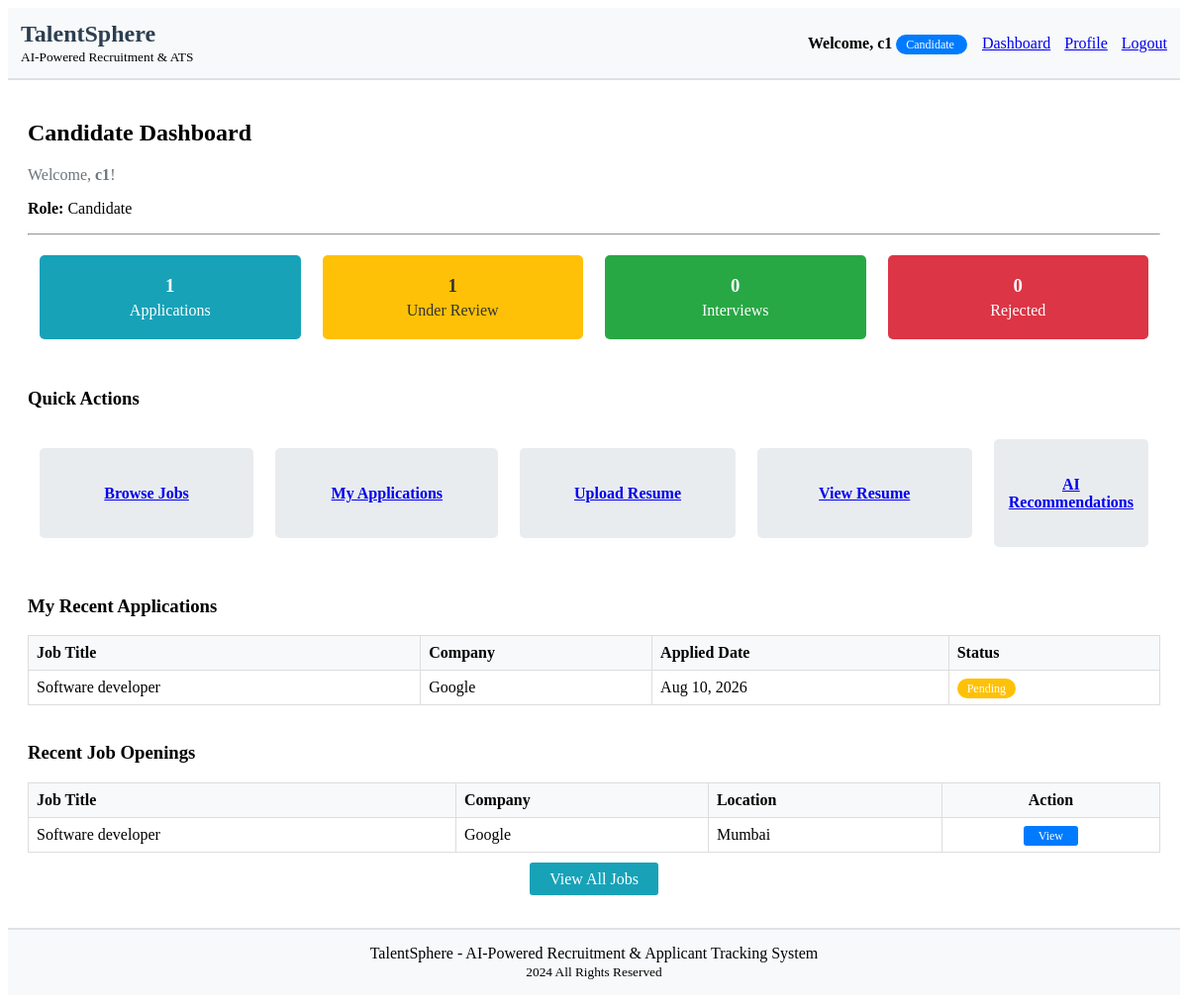
The app's page /accounts/dashboard/ (signed in), older data.
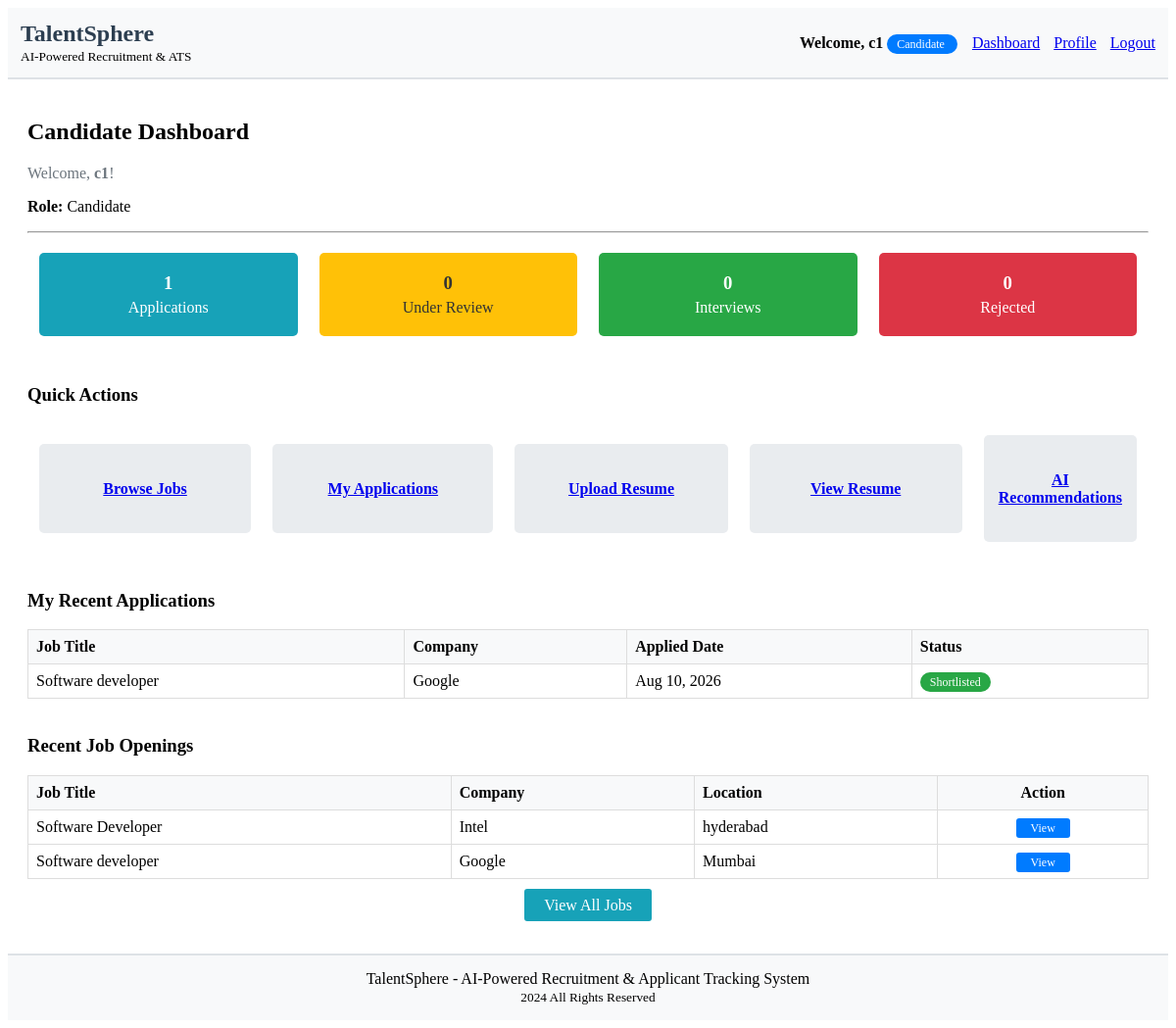
The same page, newer data.
### accounts/models.py (models this page shows, shortened)
class JobApplication(models.Model):
    APPLICATION_STATUS = (
        ('pending', 'Pending'),
        ('reviewed', 'Reviewed'),
        ('shortlisted', 'Shortlisted'),
        ('interview', 'Interview Scheduled'),
        ('accepted', 'Accepted'),
        ('rejected', 'Rejected'),
    )
    job = models.ForeignKey(Job, on_delete=models.CASCADE, related_name='applications')
    candidate = models.ForeignKey(User, on_delete=models.CASCADE, related_name='applications')
    cover_letter = models.TextField(blank=True, null=True)
    resume = models.FileField(upload_to='application_resumes/', blank=True, null=True)
    resume_text = models.TextField(blank=True, null=True)
    parsed_skills = models.TextField(blank=True, null=True, help_text="Extracted skills from resume")
    parsed_experience = models.TextField(blank=True, null=True, help_text="Extracted experience details")
    parsed_education = models.TextField(blank=True, null=True, help_text="Extracted education details")
    experience_years = models.IntegerField(null=True, blank=True, help_text="Total years of experience")
    match_score = models.IntegerField(null=True, blank=True, help_text="Overall match percentage")
    skill_match_score = models.IntegerField(null=True, blank=True, help_text="Skills match percentage")
    experience_match_score = models.IntegerField(null=True, blank=True, help_text="Experience match percentage")
    ai_recommendation = models.TextField(blank=True, null=True, help_text="AI generated recommendation")
    status = models.CharField(max_length=20, choices=APPLICATION_STATUS, default='pending')
    notes = models.TextField(blank=True, null=True)
    applied_at = models.DateTimeField(auto_now_add=True)
    updated_at = models.DateTimeField(auto_now=True)
    class Meta:
        unique_together = ['job', 'candidate']
        ordering = ['-applied_at']

class Job(models.Model):
    JOB_STATUS = (
        ('active', 'Active'),
        ('closed', 'Closed'),
        ('draft', 'Draft'),
    )
    EXPERIENCE_LEVELS = (
        ('entry', 'Entry Level'),
        ('mid', 'Mid Level'),
        ('senior', 'Senior Level'),
        ('lead', 'Lead'),
        ('executive', 'Executive'),
    )
    title = models.CharField(max_length=200)
    company = models.CharField(max_length=100)
    location = models.CharField(max_length=200)
    description = models.TextField()
    requirements = models.TextField()
    required_skills = models.TextField(blank=True, null=True, help_text="Comma separated skills")
    experience_level = models.CharField(max_length=20, choices=EXPERIENCE_LEVELS, default='mid')
    salary_min = models.DecimalField(max_digits=10, decimal_places=2, null=True, blank=True)
    salary_max = models.DecimalField(max_digits=10, decimal_places=2, null=True, blank=True)
    status = models.CharField(max_length=20, choices=JOB_STATUS, default='active')
    created_by = models.ForeignKey(User, on_delete=models.CASCADE, related_name='jobs')
    created_at = models.DateTimeField(auto_now_add=True)
    updated_at = models.DateTimeField(auto_now=True)
    class Meta:
        ordering = ['-created_at']

### accounts/views.py (the view)
# urls.py: path('dashboard/', views.dashboard, name='dashboard'),
@login_required
def dashboard(request):
    user = request.user
    role = user.profile.role
    if role == 'recruiter':
        jobs = Job.objects.filter(created_by=user)
        total_applications = JobApplication.objects.filter(job__created_by=user).count()
        context = {
            'user': user,
            'total_jobs': jobs.count(),
            'total_applications': total_applications,
            'shortlisted': JobApplication.objects.filter(job__created_by=user, status='shortlisted').count(),
            'interviews_scheduled': JobApplication.objects.filter(job__created_by=user, status='interview').count(),
            'jobs': jobs
        }
        return render(request, 'accounts/recruiter_dashboard.html', context)
    else:
        applications = JobApplication.objects.filter(candidate=user)
        available_jobs = Job.objects.filter(status='active')
        context = {
            'user': user,
            'total_applications': applications.count(),
            'under_review': applications.filter(status='pending').count(),
            'interviews': applications.filter(status='interview').count(),
            'rejected': applications.filter(status='rejected').count(),
            'applications': applications,
            'available_jobs': available_jobs
        }
        return render(request, 'accounts/candidate_dashboard.html', context)

### accounts/templates/accounts/candidate_dashboard.html (shortened to what the changed rows need)
{% extends 'accounts/base.html' %}
{% block content %}
    <h2>Candidate Dashboard</h2>
    <table width="100%" cellpadding="10">
        <tr>
            <td width="25%">
                <div style="background-color: #ffc107; color: #333; padding: 20px; border-radius: 5px; text-align: center;">
                    <h3 style="margin: 0;">{{ under_review }}</h3>
                    <p style="margin: 5px 0 0;">Under Review</p>
                </div>
            </td>
        </tr>
    </table>
    <br>
    <br>
    {% if applications %}
        <table width="100%" style="border-collapse: collapse; border: 1px solid #ddd;">
            <thead style="background-color: #f8f9fa;">
                <tr>
                    <th style="border: 1px solid #ddd; padding: 8px; text-align: left;">Job Title</th>
                    <th style="border: 1px solid #ddd; padding: 8px; text-align: left;">Company</th>
                    <th style="border: 1px solid #ddd; padding: 8px; text-align: left;">Applied Date</th>
                    <th style="border: 1px solid #ddd; padding: 8px; text-align: left;">Status</th>
                </tr>
            </thead>
            <tbody>
                {% for application in applications|slice:":5" %}
                <tr>
                    <td style="border: 1px solid #ddd; padding: 8px;">{{ application.job.title }}</td>
                    <td style="border: 1px solid #ddd; padding: 8px;">{{ application.job.company }}</td>
                    <td style="border: 1px solid #ddd; padding: 8px;">{{ application.applied_at|date:"M d, Y" }}</td>
                    <td style="border: 1px solid #ddd; padding: 8px;">
                        <span style="background-color:
                            {% if application.status == 'pending' %}#ffc107
                            {% elif application.status == 'reviewed' %}#17a2b8
                            {% elif application.status == 'shortlisted' %}#28a745
                            {% elif application.status == 'interview' %}#007bff
                            {% elif application.status == 'accepted' %}#28a745
                            {% else %}#dc3545{% endif %};
                            color: white; padding: 3px 10px; border-radius: 12px; font-size: 12px;">
                            {{ application.get_status_display }}
                        </span>
                    </td>
                </tr>
                {% endfor %}
            </tbody>
        </table>
    {% else %}
        <p style="text-align: center; padding: 20px; color: #6c757d;">
            You haven't applied for any jobs yet. <a href="{% url 'view_jobs' %}">Browse available jobs</a>
        </p>
    {% endif %}
    <br>
    {% if available_jobs %}
        <table width="100%" style="border-collapse: collapse; border: 1px solid #ddd;">
            <thead style="background-color: #f8f9fa;">
                <tr>
                    <th style="border: 1px solid #ddd; padding: 8px; text-align: left;">Job Title</th>
                    <th style="border: 1px solid #ddd; padding: 8px; text-align: left;">Company</th>
                    <th style="border: 1px solid #ddd; padding: 8px; text-align: left;">Location</th>
                    <th style="border: 1px solid #ddd; padding: 8px; text-align: center;">Action</th>
                </tr>
            </thead>
            <tbody>
                {% for job in available_jobs|slice:":5" %}
                <tr>
                    <td style="border: 1px solid #ddd; padding: 8px;">{{ job.title }}</td>
                    <td style="border: 1px solid #ddd; padding: 8px;">{{ job.company }}</td>
                    <td style="border: 1px solid #ddd; padding: 8px;">{{ job.location }}</td>
                    <td style="border: 1px solid #ddd; padding: 8px; text-align: center;">
                        <a href="{% url 'job_detail' job.id %}" style="background-color: #007bff; color: white; padding: 3px 15px; text-decoration: none; border-radius: 3px; font-size: 12px;">
                            View
                        </a>
                    </td>
                </tr>
                {% endfor %}
            </tbody>
        </table>
        <br>
    {% else %}
        <p style="text-align: center; color: #6c757d;">No jobs available right now.</p>
    {% endif %}
{% endblock %}

Row changes from the older to the newer data that the page shows:
changed JobApplication "Software developer": status "Pending" → "Shortlisted"
added Job: title "Software Developer", company "Intel", location "hyderabad"
Text that changed along with them:
{{ under_review }}: "1" → "0"
